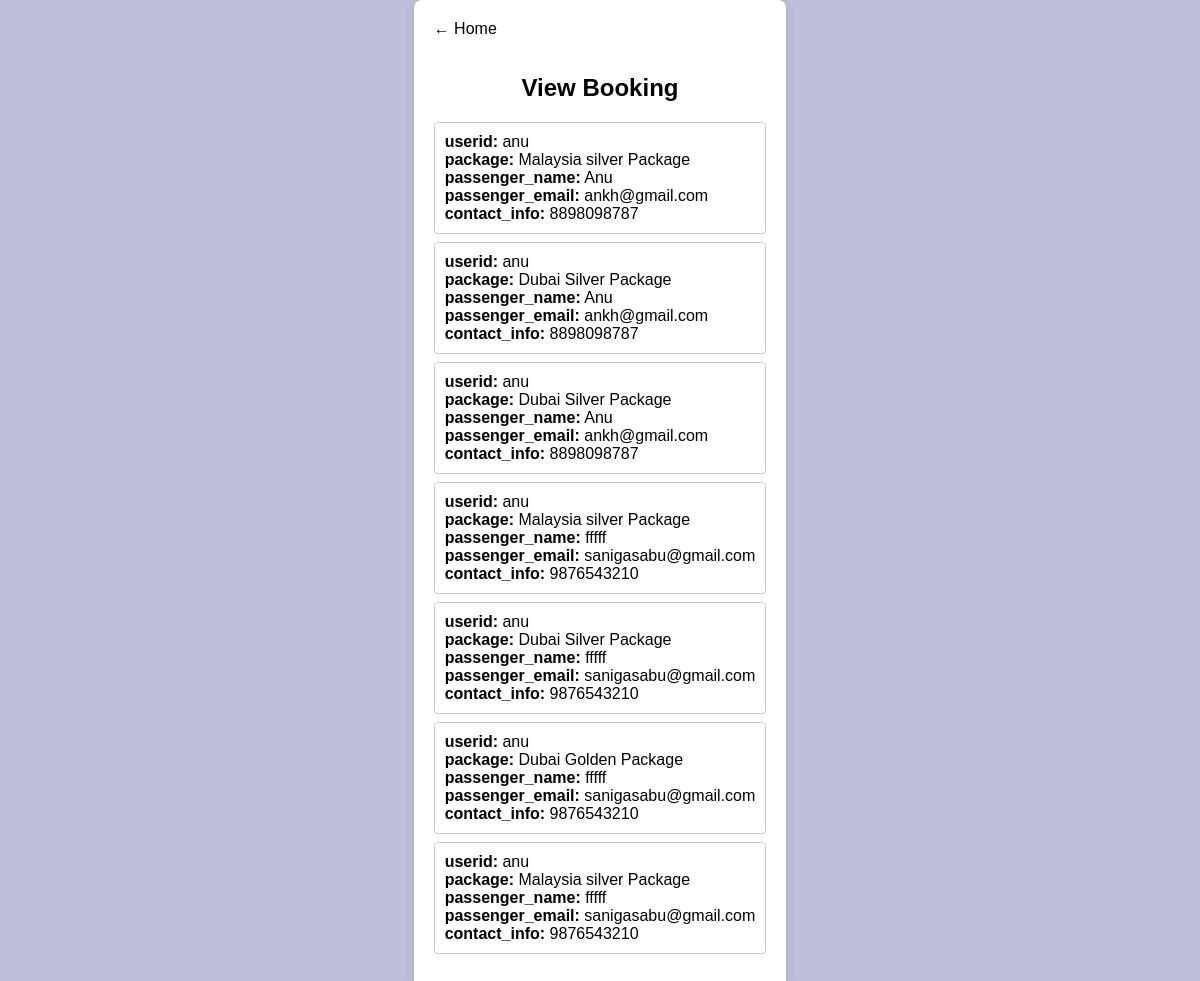
/view_booking/, run on the app's committed database.
### Toursapp/models.py (models this page shows, shortened)
class UserBooking(models.Model):
    id= models.AutoField(primary_key=True)
    package = models.ForeignKey(Package_detail, to_field='id', on_delete=models.CASCADE)
    passenger_name = models.CharField(max_length=100)
    passenger_email = models.EmailField()
    contact_info = models.CharField(max_length=15)
    passport_number=models.CharField(max_length=20)
    userid=models.ForeignKey(Userprofile,on_delete=models.CASCADE)

class Userprofile(AbstractUser):
    contactno=models.CharField(max_length=10,null=False,blank=False)
    user_type=models.CharField(
        max_length=50,null=False,blank=False,choices=USER_TYPE_CHOICES
    )
    is_active = models.BooleanField(null=False,blank=True,default=True)
    created=models.DateTimeField(auto_now=True)
    updated=models.DateTimeField(auto_now=True)

class Package_detail(models.Model):
    PACKAGE_CHOICES = [
        ('silver ', 'Silver '),
        ('gold ', 'Gold '),
        ('bronze ', 'Bronze'),
    ]
    DAY_CHOICES = [
        ('three days ', 'Three Days '),
        ('five days ', 'Five Days '),
        ('seven days ', 'Seven Days'),
        ]
    id=models.AutoField(primary_key=True)
    package_name=models.CharField(max_length=250)
    place= models.ForeignKey(Package_place,on_delete=models.CASCADE)
    package_type=models.CharField(max_length=250, choices=PACKAGE_CHOICES)
    description=models.TextField()
    image = models.ImageField(upload_to='images')
    total_days=models.CharField(max_length=250, choices=DAY_CHOICES)
    total_amount=models.DecimalField(max_digits=10,decimal_places=2)
    go_flights = models.ManyToManyField(Flight, related_name='go_flights')
    return_flights = models.ManyToManyField(Flight, related_name='return_flights')
    inclusion=models.CharField(max_length=250)
    def __str__(self):
        return str(self.package_name)

### Toursapp/views.py (the view)
# urls.py: path('view_booking/', view_user_bookings, name='view_booking'),
def view_user_bookings(request):
    bookings = UserBooking.objects.all()
    return render(request, 'adminviewbooking.html', {'bookings': bookings})

### templates/adminviewbooking.html (shortened to what this page needs)
<!DOCTYPE html>
<html lang="en">
<head>
</head>
<body>
<form method="post" action="{% url 'view_booking' %}">
        <div class="container">
                <a href="{% url 'admin_panel' %}" class="back-link">&#8592; Home</a>
            <h2>View Booking</h2>
            <ul>
                {% for book in bookings %}
                    <li>
                        <div class="hotel-info">
                            <div>
                                <strong>userid:</strong> {{ book.userid }}<br>
                                <strong>package:</strong> {{ book.package }}<br>
                                <strong>passenger_name:</strong> {{ book.passenger_name }}<br>
                                <strong>passenger_email:</strong> {{ book.passenger_email }}<br>
                                <strong>contact_info:</strong> {{ book.contact_info}}<br>
                            </div>
                        </div>
                    </li>
                {% endfor %}
            </ul>
        </div>
    </form>
</body>
</html>

### templates/adminviewbooking.html (style rules this page uses)
body { font-family: 'Arial', sans-serif; background-color: #bfbfd9; background-image: url(https://th.bing.com/th/id/OIP.nG2Y-Gt1gjE9nB0e54qO9gHaEI?w=283&h=180&c=7&r=0&o=5&pid=1.7); margin: 0; padding: 0; display: flex; justify-content: center; align-items: center; }
.container { background-color: #ffffff; padding: 20px; border-radius: 8px; box-shadow: 0 0 10px rgba(0, 0, 0, 0.1); }
h2 { text-align: center; }
ul { list-style-type: none; padding: 0; }
li { border: 1px solid #ccc; border-radius: 4px; margin-bottom: 8px; padding: 10px; background-color: #fff; }
a { text-decoration:none; color:white; }
.back-link { text-decoration: none; color:black; margin-bottom: 16px; display: inline-block; }

### data on the page
UserBooking: userid "anu", package "Malaysia silver Package", passenger_name "Anu", passenger_email "ankh@gmail.com", contact_info "8898098787"
UserBooking: userid "anu", package "Dubai Silver Package", passenger_name "Anu", passenger_email "ankh@gmail.com", contact_info "8898098787"
UserBooking: userid "anu", package "Dubai Silver Package", passenger_name "Anu", passenger_email "ankh@gmail.com", contact_info "8898098787"
UserBooking: userid "anu", package "Malaysia silver Package", passenger_name "fffff", passenger_email "sanigasabu@gmail.com", contact_info "9876543210"
UserBooking: userid "anu", package "Dubai Silver Package", passenger_name "fffff", passenger_email "sanigasabu@gmail.com", contact_info "9876543210"
UserBooking: userid "anu", package "Dubai Golden Package", passenger_name "fffff", passenger_email "sanigasabu@gmail.com", contact_info "9876543210"
UserBooking: userid "anu", package "Malaysia silver Package", passenger_name "fffff", passenger_email "sanigasabu@gmail.com", contact_info "9876543210"
